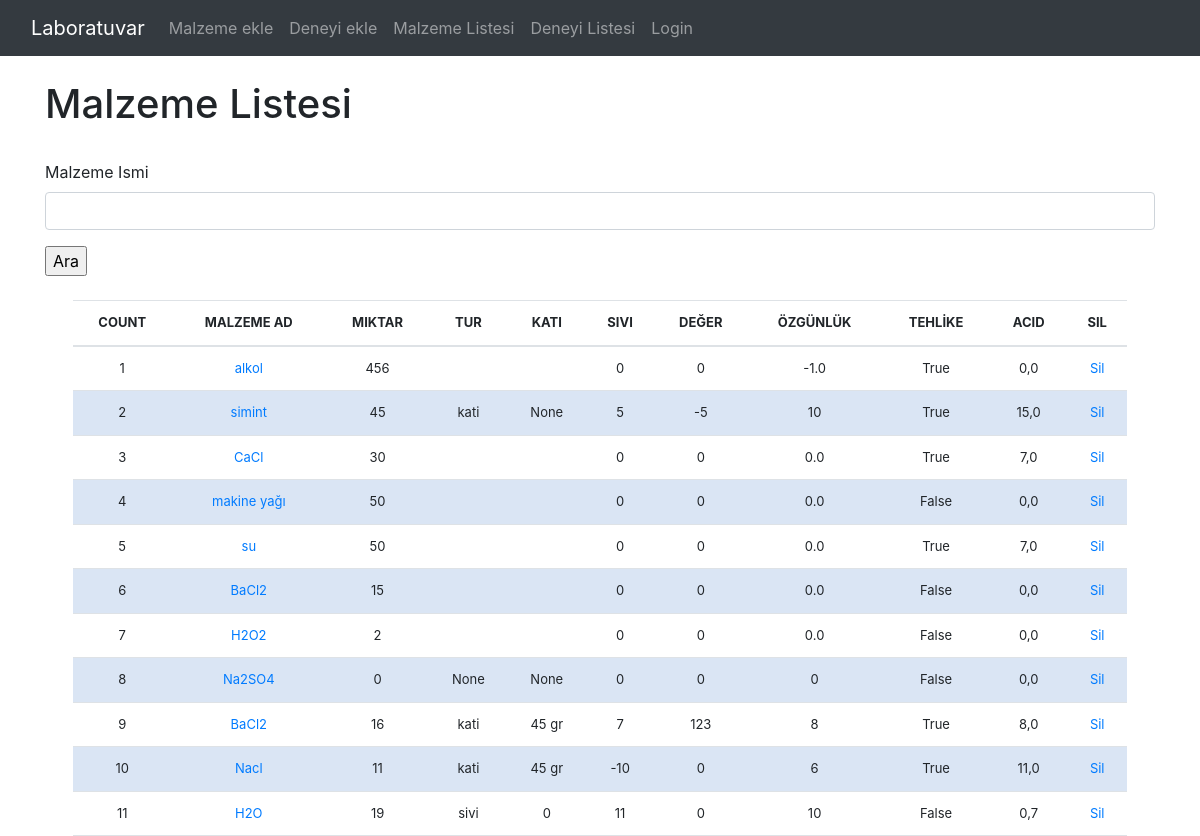
Screenshot of /malzeme_listesi with the database file from the repository.
### Lab/models.py (models this page shows, shortened)
class Material(models.Model):
	adi = models.CharField('Malzeme Ismi', max_length=120, default='', blank=True, null=True)  # 1 malzemelerin ismi
	miktar = models.IntegerField(default='0', blank=True, null=True)  # malzemelerin miktari
	CHOICES = (('kati','katı'),
		      ('sivi','sıvı'),
		      ('gaz', 'gaz'),
		      )
	Materialtype = models.CharField('Malzeme Turu',max_length=5, default='', blank=True, null=True,choices=CHOICES)
	kati = models.CharField('Katı',max_length=120, default='', blank=True, null=True)
	sivi = models.IntegerField('Sıvı',default='0', blank=True, null=True)
	deger  = models.IntegerField('Değer',default='0', blank=True, null=True)
	özgünlük = models.IntegerField('Özgünlük', default='0', blank=True, null=True)
	tehlike = models.BooleanField(default=False)
	acidli = models.FloatField(default='0', blank=True, null=True)
	class Meta:
		verbose_name_plural='Malzemeler'

### Lab/views.py (the view, shortened to what this page needs)
# urls.py: path('malzeme_listesi',views.malzeme_listesi, name = 'malzeme-listesi'),
def malzeme_listesi(request):
	title = 'Malzeme Listesi'
	queryset = Material.objects.all()
	form = MalzemeSearchForm(request.POST or None)
	context = {
		"title": title,
		"queryset": queryset,
		"form": form,
		}
	return render(request, "malzeme_list.html", context)

### Lab/forms.py
class MalzemeSearchForm(forms.ModelForm):
	class Meta:
		model = Material
		fields = ['adi']

### Templates/malzeme_list.html (shortened to what this page needs)
{% extends 'base.html' %}
{% load static %}
{% load crispy_forms_tags %}
{% block content %}
<head>
  <link rel="stylesheet" type="text/css" href="https://stackpath.bootstrapcdn.com/bootstrap/4.5.2/css/bootstrap.min.css">
  <link href="{% static '/css/stylesheet.css' %}" rel="stylesheet">
</head>
<!DOCTYPE html>
<html>
<head>
</head>
<body>
    <h1>{{title}}</h1><br>
    <form method='POST' action=''>{% csrf_token %}
    {{form|crispy}}
        <input type="submit" value='Ara'/>
</form>
<br>
   <table class='table'>
        <thead>
          <tr>
            <th>COUNT</th>
            <th>MALZEME AD</th>
            <th>MIKTAR</th>
            <th>TUR</th>
            <th>KATI</th>
            <th>SIVI</th>
            <th>DEĞER</th>
            <th>ÖZGÜNLÜK</th>
            <th>TEHLİKE</th>
            <th>ACID</th>
            <th>SIL</th>
          </tr>
        </thead>
      {% for instance in queryset %}
          <tr>
            <td>{{forloop.counter}}</td>
            <td><a href="{% url 'update-malzeme' instance.id %}">{{instance.adi}}</a></td>
            <td>{{instance.miktar}}</td>
            <td>{{instance.Materialtype}}</td>
            <td>{{instance.kati}}</td>
            <td>{{instance.sivi}}</td>
            <td>{{instance.deger}}</td>
            <td>{{instance.özgünlük}}</td>
            <td>{{instance.tehlike}}</td>
            <td>{{instance.acidli}}</td>
            <td><a href="{% url 'delete_malzeme' instance.id %}">Sil</a></td>
          </tr>
      {% endfor %}
    </table>
</body>
{%endblock %}

### Templates/base.html (shortened to what this page needs)
<!doctype html>
<html lang="en">
  <head>
    <link href="https://cdn.jsdelivr.net/npm/bootstrap@5.1.3/dist/css/bootstrap.min.css" rel="stylesheet">
  </head>
  <body>
    	{% include 'navbar.html' %}
	 <br/>
	   <div class ="container">
	     {% block content %}
	     {% endblock %}
	   </div>
  </body>
</html>

### Templates/navbar.html (shortened to what this page needs)
<nav class="navbar navbar-expand-lg navbar-dark bg-dark">
  <div class="container-fluid">
    <a class="navbar-brand" href="{% url 'home' %}">Laboratuvar</a>
    <div class="collapse navbar-collapse" id="navbarSupportedContent">
      <ul class="navbar-nav me-auto mb-2 mb-lg-0">
         <li class="nav-item">
          <a class="nav-link" href="{% url 'add-malzeme' %}"> Malzeme ekle </a>
        </li>
        <li class="nav-item">
          <a class="nav-link" href="{% url 'add-deneyi' %}"> Deneyi ekle </a>
        </li>
        <li class="nav-item">
          <a class="nav-link" href="{% url 'malzeme-listesi' %}"> Malzeme Listesi </a>
        </li>
         <li class="nav-item">
          <a class="nav-link" href="{% url 'deneyi-listesi' %}"> Deneyi Listesi </a>
        </li>
        {% if user.is_authenticated %}
           <li class="nav-item">
          <a class="nav-link" href="{% url 'logout' %}"> Logout </a>
        </li>
        {% else %}
         <li class="nav-item">
          <a class="nav-link" href="{% url 'login' %}"> Login </a>
        </li>
        {% endif %}
      </ul>
    </div>
  </div>
</nav>

### static/css/stylesheet.css (style rules this page uses)
.table { font-size: 13px; text-align: center; width: 95%; margin: auto; text-align: center; }
.table tr:nth-child(odd) { background: 009879; }
.table tr:nth-child(even) { background: #dae5f4 }

### rows the page displays
Material: adi "alkol", miktar "456", sivi "0", deger "0", özgünlük "-1.0", tehlike "True", acidli "0,0"
Material: adi "simint", miktar "45", Materialtype "kati", kati "None", sivi "5", deger "-5", özgünlük "10", tehlike "True", acidli "15,0"
Material: adi "CaCl", miktar "30", sivi "0", deger "0", özgünlük "0.0", tehlike "True", acidli "7,0"
Material: adi "makine yağı", miktar "50", sivi "0", deger "0", özgünlük "0.0", tehlike "False", acidli "0,0"
Material: adi "su", miktar "50", sivi "0", deger "0", özgünlük "0.0", tehlike "True", acidli "7,0"
Material: adi "BaCl2", miktar "15", sivi "0", deger "0", özgünlük "0.0", tehlike "False", acidli "0,0"
Material: adi "H2O2", miktar "2", sivi "0", deger "0", özgünlük "0.0", tehlike "False", acidli "0,0"
Material: adi "Na2SO4", miktar "0", Materialtype "None", kati "None", sivi "0", deger "0", özgünlük "0", tehlike "False", acidli "0,0"
Material: adi "BaCl2", miktar "16", Materialtype "kati", kati "45 gr", sivi "7", deger "123", özgünlük "8", tehlike "True", acidli "8,0"
Material: adi "Nacl", miktar "11", Materialtype "kati", kati "45 gr", sivi "-10", deger "0", özgünlük "6", tehlike "True", acidli "11,0"
Material: adi "H2O", miktar "19", Materialtype "sivi", kati "0", sivi "11", deger "0", özgünlük "10", tehlike "False", acidli "0,7"

### other values shown
{{ title }} "Malzeme Listesi"
